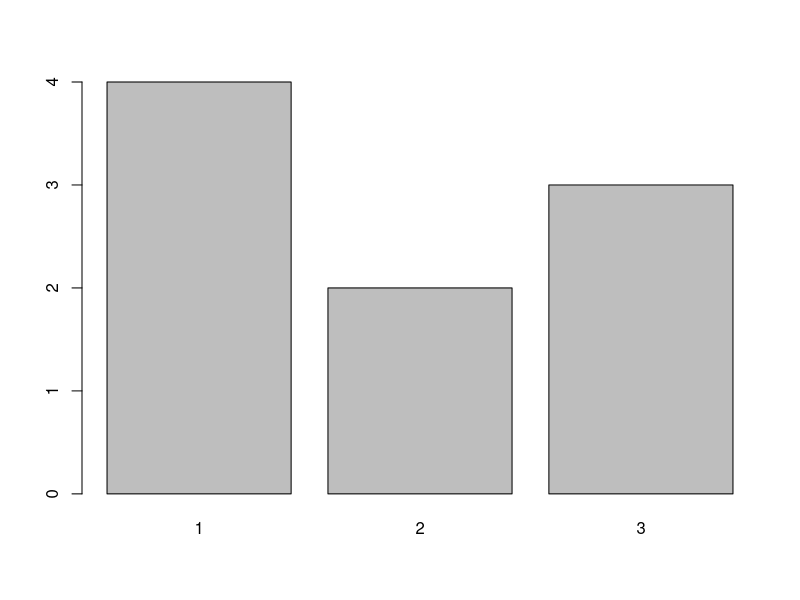
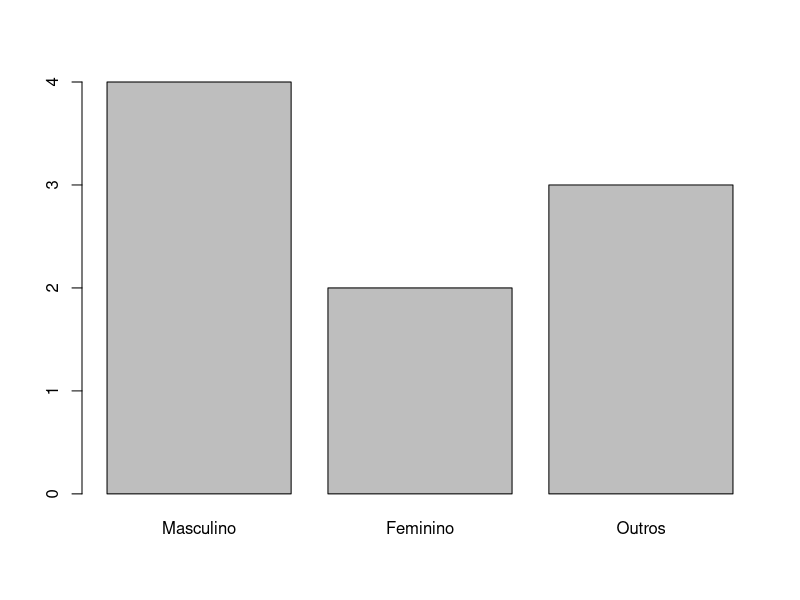
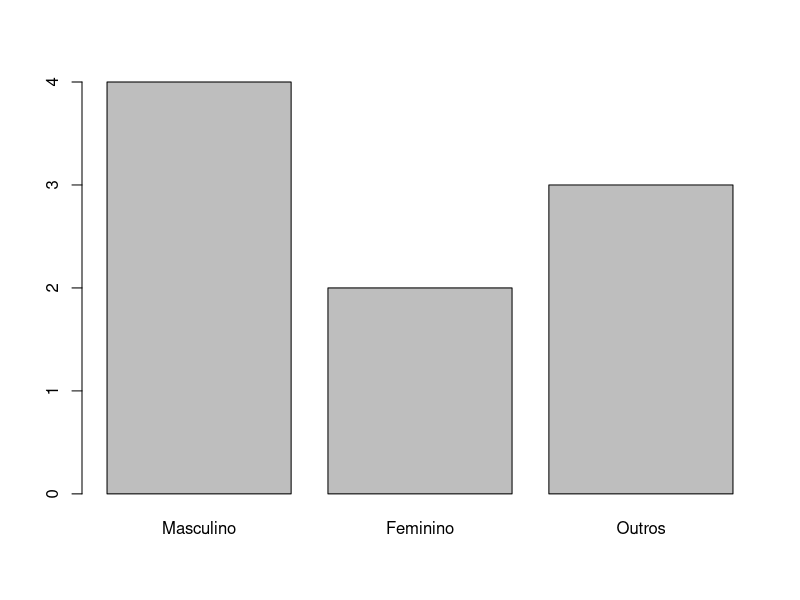
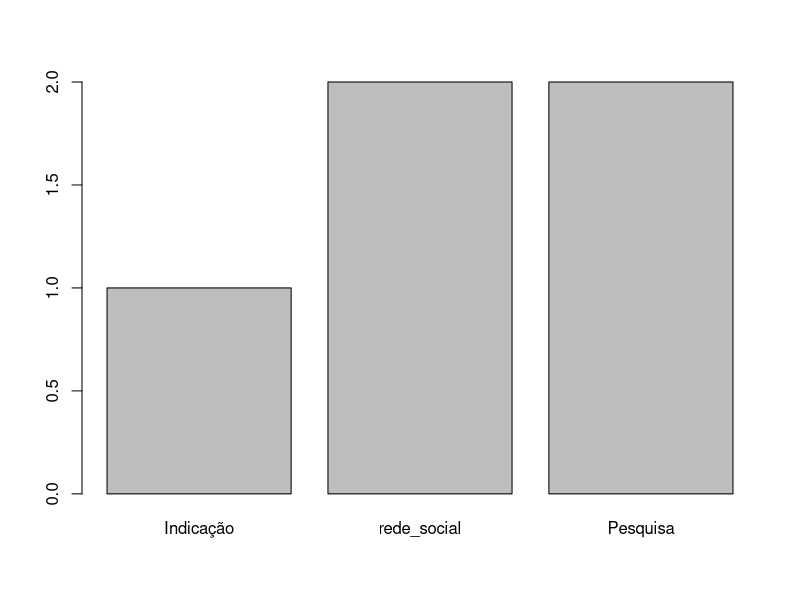

These charts were generated, in order, by the following R code:
## Fatores ##
# Usado para categorizar dados  com indice de identifica<U+FFFD><U+FFFD>o#

# Criando um factor a base de um vetor

genero <- c("1", "2", "2", "1", "2", "1", "1", "3", "3")
genero_ft <- as.factor(genero)

str(genero)
str(genero_ft)

# ou #

# Criando um factor diretamente

Fator <- factor(c("1", "2", "2", "1", "2", "1", "1", "3", "3"))
str(Fator)

# Acessando e modificando fatores

genero_ft[5] # acessa o indice
length(genero_ft)
genero_ft[length(genero_ft)]

# Modificando o fator
genero_ft[5] <- 3

# Operações com fatores
Produtos_Online <- factor(c("Tv A", "Tv B", "Tv B", "Tv C"))
Produtos_presencial <- factor(c("Tv A","Tv C", "Tv D", "Tv C","Tv C","Tv D"))

library(forcats)

Vendas <- fct_c(Produtos_Online,Produtos_presencial)

 # ALTERANDO O LABEL

plot(genero_ft)

Alterado <- lvls_revalue(genero_ft, c("Masculino", "Feminino", "Outros")) # Não altera a variável original apenas os labels (todos)

plot(Alterado)

levels(genero_ft)<-c("Masculino", "Feminino", "Outros") # Altera o valor da variável


label_especifico <-fct_recode(genero_ft,Masculino="1") # Altera um label especifico ainda preservando a variável original

plot(label_especifico)

# Agrupando de niveis

local <- factor(c("net", "internet", "Instagram","Facebook", "Amigo"))
Indica <- fct_collapse(local, Pesquisa=c("net", "internet"),
rede_social=c("Instagram","Facebook"),
Indicação=c("Amigo"))

plot(Indica)

# Agrupamento por frequencia usando fct_lump
